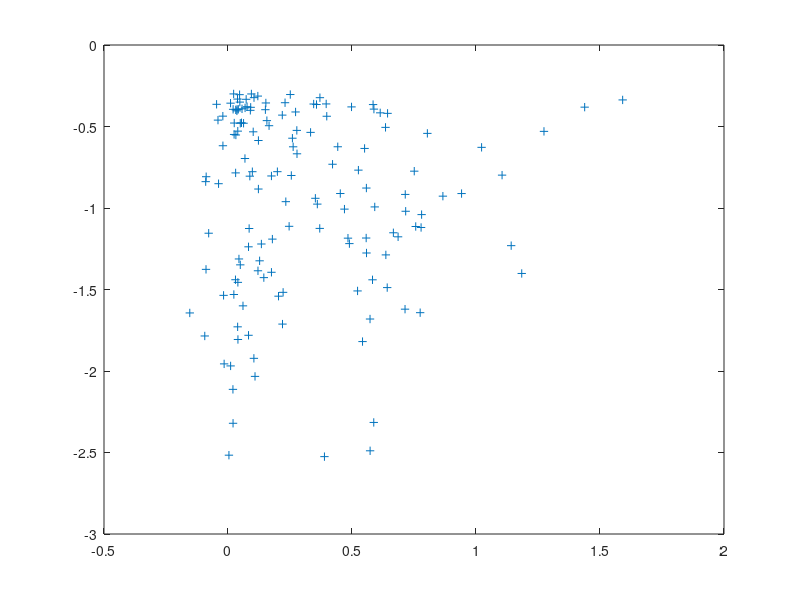

Reproduce this figure in MATLAB.
raw = csvread('sh50.txt');
raw = raw(:,3:end); % only keep open, high, low, close
raw = raw(:,1:end-1); % remove vol

%calculate percentage 
per_raw = raw(1,:)./raw(1,1); % day 1
per_raw = [per_raw; raw(2:end,:)./raw(1:end-1,4)]; %day t based on day t01
per_raw = (per_raw -1)*10; % times 10 to be close to 1. next step should be normalize it



%create x days consecutive matrix
K =20;
d5_price = zeros(size(per_raw,1)-K+1,K*4); 
for i = 1:K
  d5_price(:,(i-1)*4+1:(i-1)*4+4) = per_raw(i:end-K+i,:);
end;

d5_cum = d5_price; % calculate cumulative change

for i = 1:(K-1)
  d5_cum(:,i*4+1:i*4+4)=d5_cum(:,i*4+1:i*4+4)+d5_cum(:,(i-1)*4+4);
end

d5_category(find(d5_cum(:,end)>0.3)) = 1; % categorize to -3%-, -3~3, 3%+
d5_category(find(d5_cum(:,end)<=0.3)) = 2;
d5_category(find(d5_cum(:,end)<=-0.3)) = 3;
d5_category = d5_category';


hist(max(d5_cum,[],2),30);%max high histogram
% for those up 3% more at the end of 5 days how much down in 5 days
plot(min(d5_cum(find(d5_category==1),:) ,[],2),d5_cum(find(d5_category==1),end),"+")
plot(max(d5_cum(find(d5_category==3),:) ,[],2),d5_cum(find(d5_category==3),end),"+")